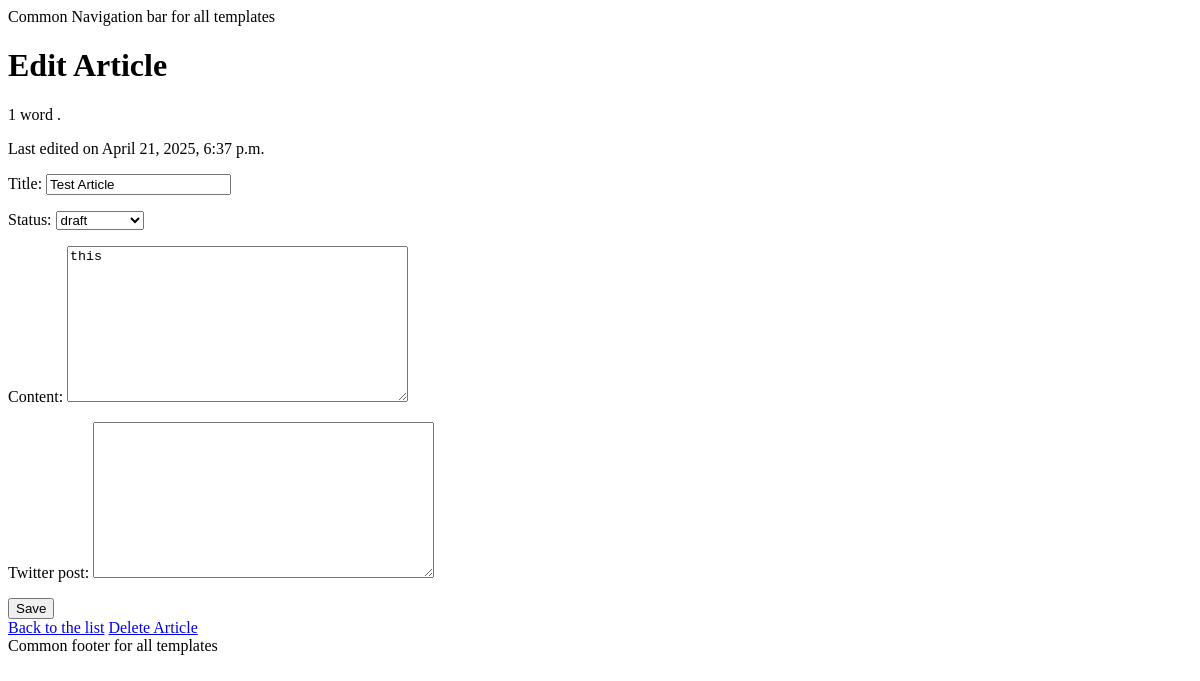
Before: /articles/5/update/ with the older database file.
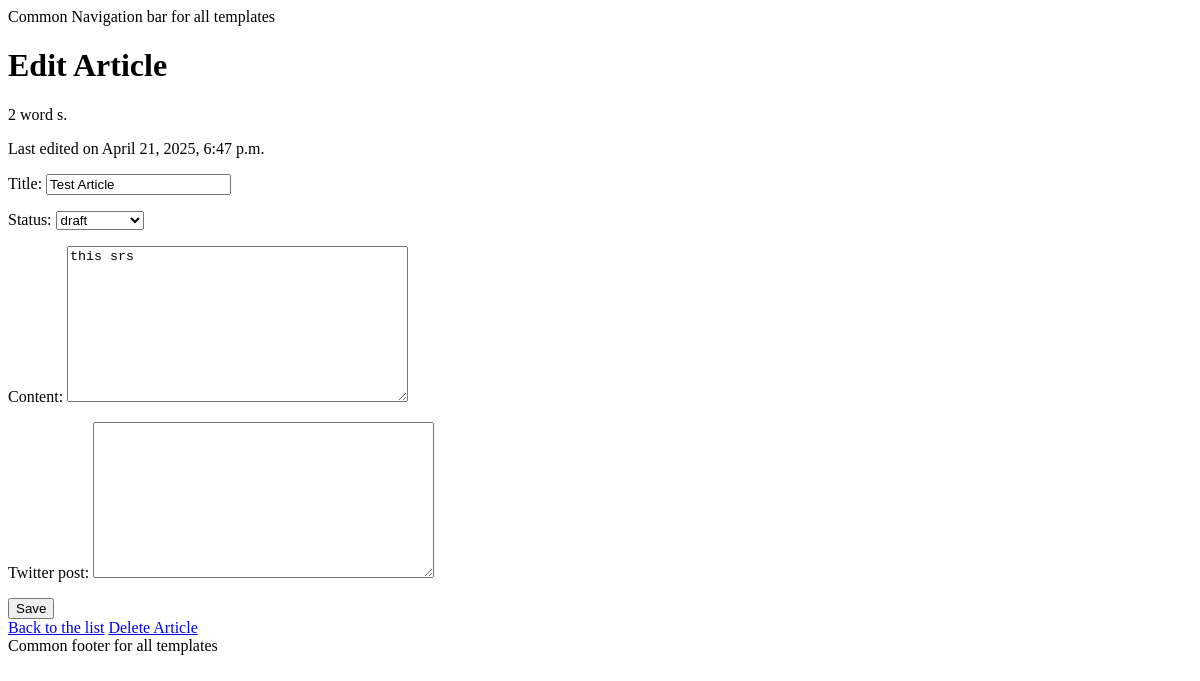
After: the same page with the newer database file.
### app/models.py (models this page shows, shortened)
class Article(models.Model):
    title = models.CharField(max_length=100)
    content = models.TextField(blank=True, default="")
    word_count = models.IntegerField(blank = True, default="")
    twitter_post = models.TextField(blank=True,default="")
    status = models.CharField(
        max_length=20,
        choices=ARTICLE_STATUS,
        default="draft",
    )
    created_at = models.DateTimeField(auto_now_add=True)
    updated_at = models.DateTimeField(auto_now=True)

### app/views.py (the view)
# urls.py: path("<int:pk>/update/",ArticleUpdateView.as_view(), name = "update_article"),
class ArticleUpdateView(UpdateView):
    template_name = "app/article_update.html"
    model = Article
    fields = ["title","status","content","twitter_post"]
    success_url = reverse_lazy("home")
    context_object_name = "articles"

### templates/app/article_update.html (shortened to what this page needs)
{% extends "app/base.html" %}
{% block content %}
    <h1>Edit Article</h1>
    <p>{{articles.word_count}} word {{articles.word_count | pluralize}}. </p>
    <p>Last edited on {{ articles.updated_at }}</p>
    <form method="POST">
        {{ form.as_p}}
        <button type="submit">Save</button>
    </form>
    <a href="{% url 'home' %}">Back to the list</a>
    <a href="{% url 'delete_article' articles.id %}">Delete Article</a>
{% endblock content%}

Changed rows visible on the page:
changed Article "Test Article": word_count "1" → "2"; word_count|pluralize (not shown) → "s"; updated_at "April 21, 2025, 6:37 p.m." → "April 21, 2025, 6:47 p.m."; content "this" → "this srs"
